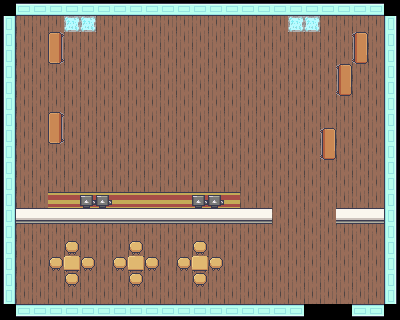

A 2D game scene composited from a Tiled map and its tileset images. What follows is a short description and the map's XML, with every tile layer's data as written:
An orthogonal 25x20 tile map with 16x16 px tiles, 3 tile layers (Capa de patrones 1, Capa de patrones 2, Capa de patrones 3), 9 tilesets.

<map version="1.10" tiledversion="1.11.2" orientation="orthogonal" renderorder="right-down" width="25" height="20" tilewidth="16" tileheight="16" infinite="0" nextlayerid="6" nextobjectid="1">
 <tileset firstgid="1" source="Piso.tsx" />
 <tileset firstgid="2" source="Pared.tsx" />
 <tileset firstgid="3" source="mesita.tsx" />
 <tileset firstgid="4" source="barra.tsx" />
 <tileset firstgid="5" source="mesota.tsx" />
 <tileset firstgid="6" source="compu.tsx" />
 <tileset firstgid="7" source="alfombra.tsx" />
 <tileset firstgid="8" source="mesaGrande.tsx" />
 <tileset firstgid="10" source="freezer.tsx" />
 <layer id="1" name="Capa de patrones 1" width="25" height="20">
  <data encoding="csv">
0,536870914,536870914,536870914,536870914,536870914,536870914,536870914,536870914,536870914,536870914,536870914,536870914,536870914,536870914,536870914,536870914,536870914,536870914,536870914,536870914,536870914,536870914,536870914,0,
2,1,1,1,1,1,1,1,1,1,1,1,1,1,1,1,1,1,1,1,1,1,1,1,2147483650,
2,1,1,1,1,1,1,1,1,1,1,1,1,1,1,1,1,1,1,1,1,1,1,1,2147483650,
2,1,1,1,1,1,1,1,1,1,1,1,1,1,1,1,1,1,1,1,1,1,1,1,2147483650,
2,1,1,1,1,1,1,1,1,1,1,1,1,1,1,1,1,1,1,1,1,1,1,1,2147483650,
2,1,1,1,1,1,1,1,1,1,1,1,1,1,1,1,1,1,1,1,1,1,1,1,2147483650,
2,1,1,1,1,1,1,1,1,1,1,1,1,1,1,1,1,1,1,1,1,1,1,1,2147483650,
2,1,1,1,1,1,1,1,1,1,1,1,1,1,1,1,1,1,1,1,1,1,1,1,2147483650,
2,1,1,1,1,1,1,1,1,1,1,1,1,1,1,1,1,1,1,1,1,1,1,1,2147483650,
2,1,1,1,1,1,1,1,1,1,1,1,1,1,1,1,1,1,1,1,1,1,1,1,2147483650,
2,1,1,1,1,1,1,1,1,1,1,1,1,1,1,1,1,1,1,1,1,1,1,1,2147483650,
2,1,1,1,1,1,1,1,1,1,1,1,1,1,1,1,1,1,1,1,1,1,1,1,2147483650,
2,1,1,1,1,1,1,1,1,1,1,1,1,1,1,1,1,1,1,1,1,1,1,1,2147483650,
2,1,1,1,1,1,1,1,1,1,1,1,1,1,1,1,1,1,1,1,1,1,1,1,2147483650,
2,1,1,1,1,1,1,1,1,1,1,1,1,1,1,1,1,1,1,1,1,1,1,1,2147483650,
2,1,1,1,1,1,1,1,1,1,1,1,1,1,1,1,1,1,1,1,1,1,1,1,2147483650,
2,1,1,1,1,1,1,1,1,1,1,1,1,1,1,1,1,1,1,1,1,1,1,1,2147483650,
2,1,1,1,1,1,1,1,1,1,1,1,1,1,1,1,1,1,1,1,1,1,1,1,2147483650,
2,1,1,1,1,1,1,1,1,1,1,1,1,1,1,1,1,1,1,1,1,1,1,1,2147483650,
0,1610612738,1610612738,1610612738,1610612738,1610612738,1610612738,1610612738,1610612738,1610612738,1610612738,1610612738,1610612738,1610612738,1610612738,1610612738,1610612738,1610612738,1610612738,0,0,0,1610612738,1610612738,0
</data>
 </layer>
 <layer id="4" name="Capa de patrones 2" width="25" height="20">
  <data encoding="csv">
0,0,0,0,0,0,0,0,0,0,0,0,0,0,0,0,0,0,0,0,0,0,0,0,0,
0,0,0,0,10,10,0,0,0,0,0,0,0,0,0,0,0,0,10,10,0,0,0,0,0,
0,0,0,536870920,0,0,0,0,0,0,0,0,0,0,0,0,0,0,0,0,0,0,2684354568,0,0,
0,0,0,1610612744,0,0,0,0,0,0,0,0,0,0,0,0,0,0,0,0,0,0,2684354569,0,0,
0,0,0,0,0,0,0,0,0,0,0,0,0,0,0,0,0,0,0,0,0,2684354568,0,0,0,
0,0,0,0,0,0,0,0,0,0,0,0,0,0,0,0,0,0,0,0,0,2684354569,0,0,0,
0,0,0,0,0,0,0,0,0,0,0,0,0,0,0,0,0,0,0,0,0,0,0,0,0,
0,0,0,536870920,0,0,0,0,0,0,0,0,0,0,0,0,0,0,0,0,0,0,0,0,0,
0,0,0,1610612744,0,0,0,0,0,0,0,0,0,0,0,0,0,0,0,0,2684354568,0,0,0,0,
0,0,0,0,0,0,0,0,0,0,0,0,0,0,0,0,0,0,0,0,2684354569,0,0,0,0,
0,0,0,0,0,0,0,0,0,0,0,0,0,0,0,0,0,0,0,0,0,0,0,0,0,
0,0,0,0,0,0,0,0,0,0,0,0,0,0,0,0,0,0,0,0,0,0,0,0,0,
0,0,0,7,7,7,7,7,7,7,7,7,7,7,7,0,0,0,0,0,0,0,0,0,0,
0,4,4,4,4,4,4,4,4,4,4,4,4,4,4,4,4,0,0,0,0,4,4,4,0,
0,0,0,0,0,0,0,0,0,0,0,0,0,0,0,0,0,0,0,0,0,0,0,0,0,
0,0,0,0,3,0,0,0,3,0,0,0,3,0,0,0,0,0,0,0,0,0,0,0,0,
0,0,0,3,5,3,0,3,5,3,0,3,5,3,0,0,0,0,0,0,0,0,0,0,0,
0,0,0,0,3,0,0,0,3,0,0,0,3,0,0,0,0,0,0,0,0,0,0,0,0,
0,0,0,0,0,0,0,0,0,0,0,0,0,0,0,0,0,0,0,0,0,0,0,0,0,
0,0,0,0,0,0,0,0,0,0,0,0,0,0,0,0,0,0,0,0,0,0,0,0,0
</data>
 </layer>
 <layer id="5" name="Capa de patrones 3" width="25" height="20">
  <data encoding="csv">
0,0,0,0,0,0,0,0,0,0,0,0,0,0,0,0,0,0,0,0,0,0,0,0,0,
0,0,0,0,0,0,0,0,0,0,0,0,0,0,0,0,0,0,0,0,0,0,0,0,0,
0,0,0,0,0,0,0,0,0,0,0,0,0,0,0,0,0,0,0,0,0,0,0,0,0,
0,0,0,0,0,0,0,0,0,0,0,0,0,0,0,0,0,0,0,0,0,0,0,0,0,
0,0,0,0,0,0,0,0,0,0,0,0,0,0,0,0,0,0,0,0,0,0,0,0,0,
0,0,0,0,0,0,0,0,0,0,0,0,0,0,0,0,0,0,0,0,0,0,0,0,0,
0,0,0,0,0,0,0,0,0,0,0,0,0,0,0,0,0,0,0,0,0,0,0,0,0,
0,0,0,0,0,0,0,0,0,0,0,0,0,0,0,0,0,0,0,0,0,0,0,0,0,
0,0,0,0,0,0,0,0,0,0,0,0,0,0,0,0,0,0,0,0,0,0,0,0,0,
0,0,0,0,0,0,0,0,0,0,0,0,0,0,0,0,0,0,0,0,0,0,0,0,0,
0,0,0,0,0,0,0,0,0,0,0,0,0,0,0,0,0,0,0,0,0,0,0,0,0,
0,0,0,0,0,0,0,0,0,0,0,0,0,0,0,0,0,0,0,0,0,0,0,0,0,
0,0,0,0,0,6,6,0,0,0,0,0,6,6,0,0,0,0,0,0,0,0,0,0,0,
0,0,0,0,0,0,0,0,0,0,0,0,0,0,0,0,0,0,0,0,0,0,0,0,0,
0,0,0,0,0,0,0,0,0,0,0,0,0,0,0,0,0,0,0,0,0,0,0,0,0,
0,0,0,0,0,0,0,0,0,0,0,0,0,0,0,0,0,0,0,0,0,0,0,0,0,
0,0,0,0,0,0,0,0,0,0,0,0,0,0,0,0,0,0,0,0,0,0,0,0,0,
0,0,0,0,0,0,0,0,0,0,0,0,0,0,0,0,0,0,0,0,0,0,0,0,0,
0,0,0,0,0,0,0,0,0,0,0,0,0,0,0,0,0,0,0,0,0,0,0,0,0,
0,0,0,0,0,0,0,0,0,0,0,0,0,0,0,0,0,0,0,0,0,0,0,0,0
</data>
 </layer>
</map>